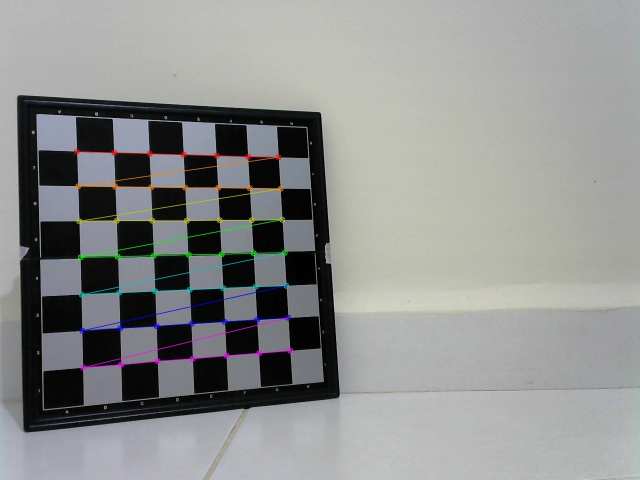
#> input picture improc/setup/camera-calibration/src/samples/0.jpg, 1280 x 960 px (shown at 1/2 size); its folder holds 4 pictures in this run
$ python main.py   (older library calls are emulated)
#> lines starting #> are read from the running program, lines starting #| are printed output that depends on the picture; after the words box and inside, x2 and y2 are one past the last pixel; in counts of white or black regions, pixels touching at a corner belong together
import logging
import numpy as np
import cv2
import glob

CALIBRATION_IMAGE_WIDTH = 1280
CALIBRATION_IMAGE_HEIGHT = 960

CHESSBOARD_WIDTH = 8
CHESSBOARD_HEIGHT = 8

CALIBRATION_IMAGES_OUTPUT_PATH = "./output"
CORRECTION_MATRICES_PATH = "."

logging.basicConfig(
    level=logging.INFO,
    datefmt="%d-%m-%y %H:%M:%S",
    format="[%(asctime)s - %(levelname)s] %(module)s: %(message)s",
)

logger = logging.getLogger(__name__)


def calibrate_camera():
    files = glob.glob("./samples/*.jpg")

    pattern_size = (CHESSBOARD_HEIGHT - 1, CHESSBOARD_WIDTH - 1)
    object_points = []
    image_points = []

    object_position = np.zeros(((CHESSBOARD_WIDTH - 1) * (CHESSBOARD_HEIGHT - 1), 3), np.float32)
    object_position[:, :2] = np.mgrid[1:CHESSBOARD_HEIGHT, 1:CHESSBOARD_WIDTH].T.reshape(-1, 2)

    for index, file in enumerate(files):
        logger.info(f"Analyzing {file}")
        image = cv2.imread(file)
#> image is the input picture: shape (960, 1280, 3); mean B, G, R 141.7, 142.8, 141.3
        gray = cv2.cvtColor(image, cv2.COLOR_BGR2GRAY)
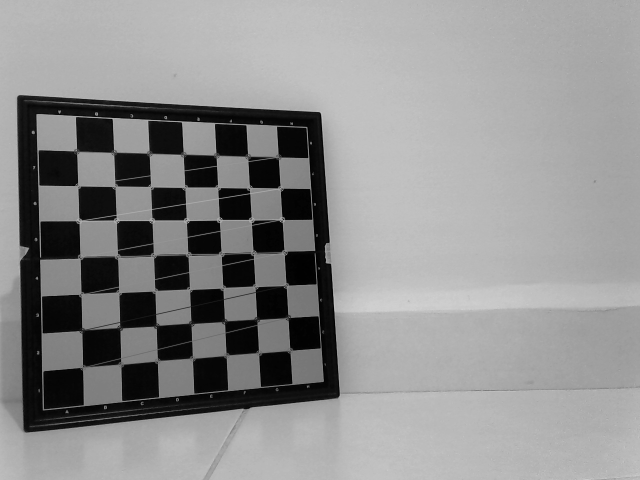
#> gray: shape (960, 1280) (shown at 1/2 size); min 0, max 221, mean 142.2
        pattern_found, corners = cv2.findChessboardCorners(gray, pattern_size)
#> pattern_found = False; corners = None

        if pattern_found:
            criteria = (cv2.TERM_CRITERIA_EPS + cv2.TERM_CRITERIA_MAX_ITER, 30, 0.1)
            cv2.cornerSubPix(gray, corners, (11, 11), (-1, -1), criteria)
            object_points.append(object_position)
            image_points.append(corners)

        cv2.drawChessboardCorners(image, pattern_size, corners, pattern_found)
        cv2.imwrite(f"{CALIBRATION_IMAGES_OUTPUT_PATH}/{index}.jpg", image)
#> pass 2 of the loop in calibrate_camera, `for index, file in enumerate(files):`:
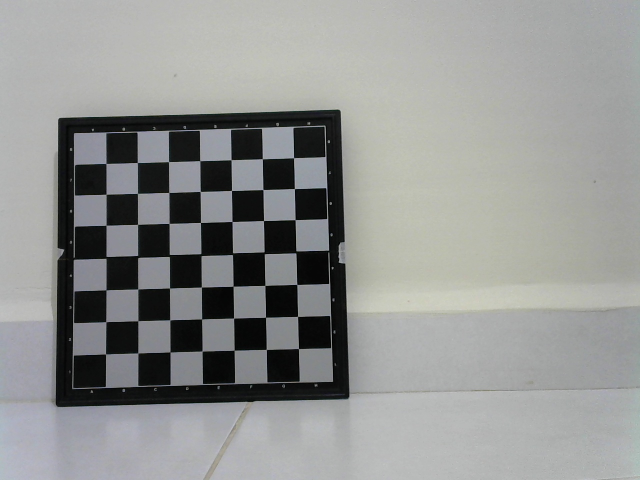
#> input picture improc/setup/camera-calibration/src/samples/1.jpg, 1280 x 960 px (shown at 1/2 size)
#> in calibrate_camera, image is the input picture: shape (960, 1280, 3); mean B, G, R 146, 147.5, 146.1
#> pattern_found = True; corners = 49 rows, first 8: [586.8, 315.5], [588.5, 377.6], [591.5, 440.5], [591.3, 506.2], [593.5, 569.1], [595.4, 632.6], [597.1, 697.3], [524.6, 317.4]
#> in calibrate_camera, `cv2.drawChessboardCorners(image, pattern_size, corners, pattern_found)`:
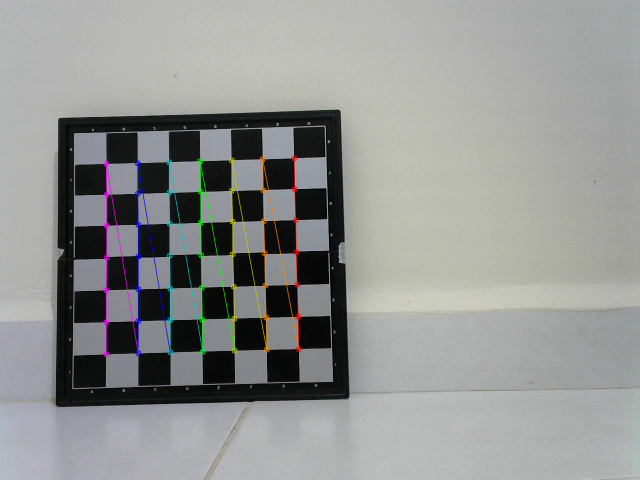
#> image: shape (960, 1280, 3) (shown at 1/2 size); 1.53% of pixels changed, all inside (x1, y1, x2, y2) = (206, 310, 604, 715)
#> pass 3 of the loop in calibrate_camera, `for index, file in enumerate(files):`:
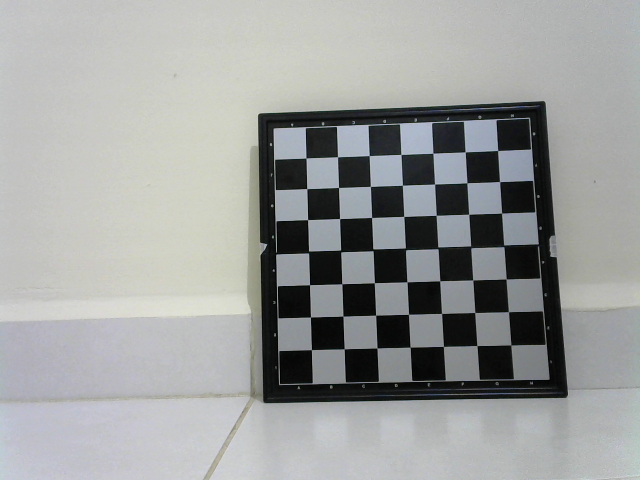
#> input picture improc/setup/camera-calibration/src/samples/2.jpg, 1280 x 960 px (shown at 1/2 size)
#> in calibrate_camera, image is the input picture: shape (960, 1280, 3); mean B, G, R 156.9, 158, 156.1
#> corners = 49 rows, first 8: [995.9, 300.9], [999.4, 362.8], [1003, 427.2], [1007.3, 493.7], [1012.9, 558], [1016.5, 624.5], [1022.3, 689.6], [931.6, 303.2]
#> in calibrate_camera, `cv2.drawChessboardCorners(image, pattern_size, corners, pattern_found)`:
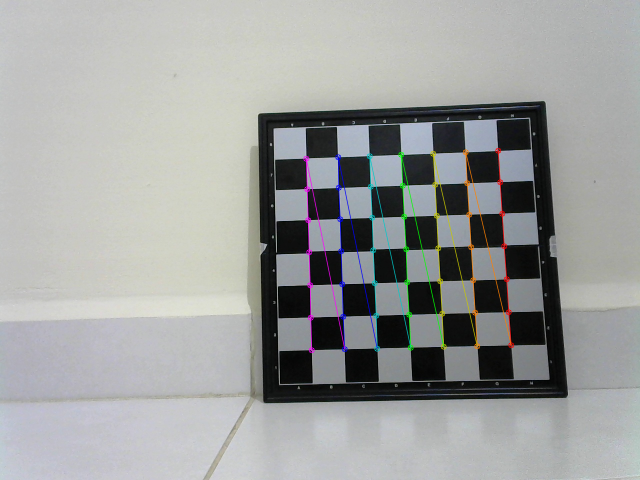
#> image: shape (960, 1280, 3) (shown at 1/2 size); 1.55% of pixels changed, all inside (x1, y1, x2, y2) = (606, 295, 1029, 707)
#> the loop made 4 passes; the first 3 are shown

    intrinsic_matrix = np.eye(3)
#> intrinsic_matrix = [[1, 0, 0], [0, 1, 0], [0, 0, 1]]
    distortion_matrix = np.zeros(5)

    _, intrinsic_matrix, distortion_matrix, _, _ = cv2.calibrateCamera(
            object_points,
            image_points,
            (CALIBRATION_IMAGE_WIDTH, CALIBRATION_IMAGE_HEIGHT),
            intrinsic_matrix,
            distortion_matrix
        )

    logger.info(f"distortion_matrix: \n{distortion_matrix}")
    logger.info(f"intrinsic_matrix: \n{intrinsic_matrix}")

    np.savetxt(f"{CORRECTION_MATRICES_PATH}/distortion.txt", distortion_matrix)
    np.savetxt(f"{CORRECTION_MATRICES_PATH}/intrinsic.txt", intrinsic_matrix)
    logger.info("Matrices updated")

    map_x, map_y = cv2.initUndistortRectifyMap(
            intrinsic_matrix, distortion_matrix,
            None, intrinsic_matrix, (CALIBRATION_IMAGE_WIDTH, CALIBRATION_IMAGE_HEIGHT), cv2.CV_32FC1
        )
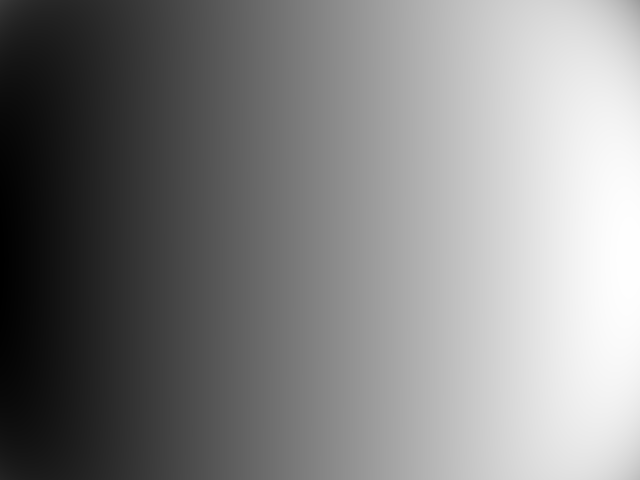
#> map_x: shape (960, 1280) float32 (shown at 1/2 size); min 37.04, max 1196.2, mean 634.5; drawn with min black and max white
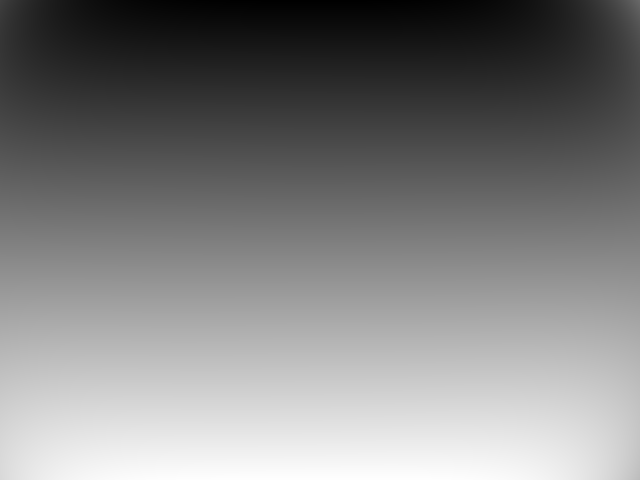
#> map_y: shape (960, 1280) float32 (shown at 1/2 size); min 11.04, max 959.1, mean 484.8; drawn with min black and max white

    for index, file in enumerate(files):
        image = cv2.imread(file)
        image_undistorted = cv2.remap(image, map_x, map_y, interpolation=cv2.INTER_LINEAR)
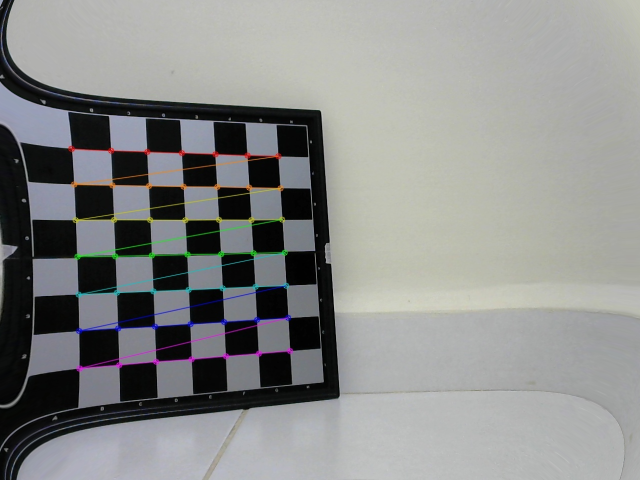
#> image_undistorted: shape (960, 1280, 3) (shown at 1/2 size); mean B, G, R 137.9, 139.2, 137.8

        image_name = f"{index}_corrected.jpg"
        cv2.imwrite(f"{CALIBRATION_IMAGES_OUTPUT_PATH}/{image_name}", image_undistorted)
        logger.info(f"{image_name} saved")
#> pass 2 of the loop in calibrate_camera, `for index, file in enumerate(files):`:
#> in calibrate_camera, `image_undistorted = cv2.remap(image, map_x, map_y, interpolation=cv2.I..`:
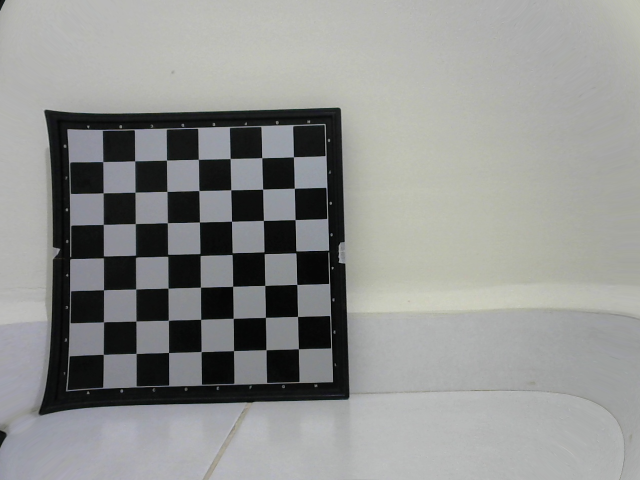
#> image_undistorted: shape (960, 1280, 3) (shown at 1/2 size); mean B, G, R 144.4, 146.3, 145
#> pass 3 of the loop in calibrate_camera, `for index, file in enumerate(files):`:
#> in calibrate_camera, `image_undistorted = cv2.remap(image, map_x, map_y, interpolation=cv2.I..`:
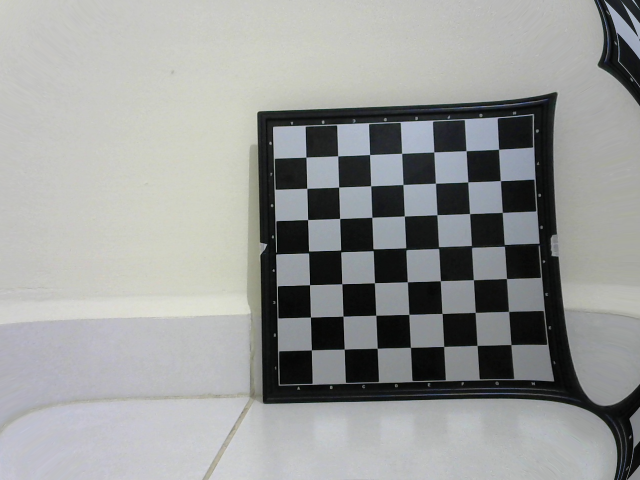
#> image_undistorted: shape (960, 1280, 3) (shown at 1/2 size); mean B, G, R 153.1, 154.3, 152.5
#> the loop made 4 passes; the first 3 are shown


if __name__ == "__main__":
    calibrate_camera()
